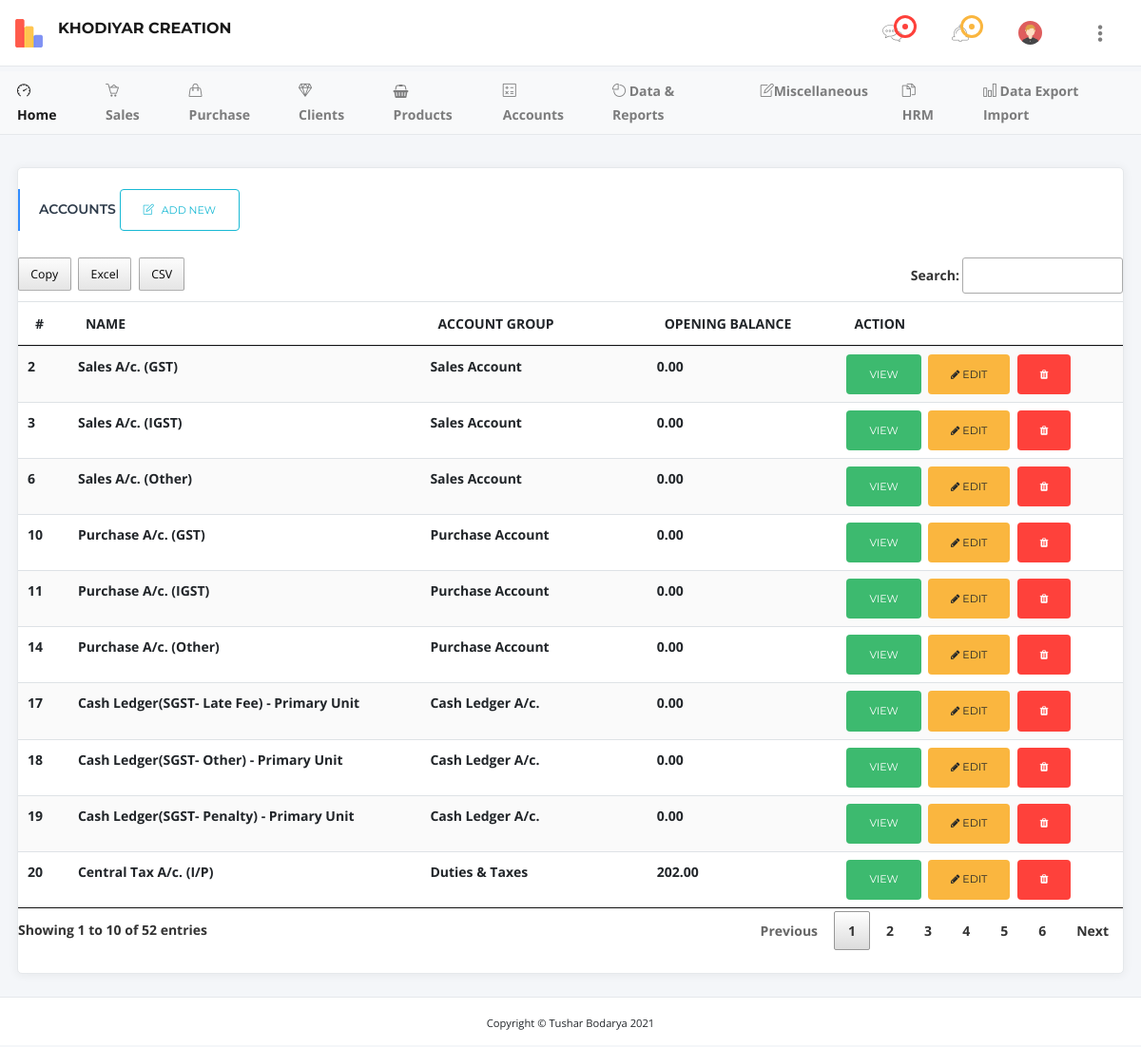
The page /tbl-accounts.php (signed in) on the database its author committed.
### tables this page shows
CREATE TABLE `users` (
  `sno` int(11) NOT NULL,
  `name` text NOT NULL,
  `username` varchar(11) NOT NULL,
  `gstno` text NOT NULL,
  `bamkname` text NOT NULL,
  `acno` text NOT NULL,
  `ifsc` text NOT NULL,
  `password` text NOT NULL,
  `date` timestamp NOT NULL DEFAULT current_timestamp(),
  `role` text NOT NULL DEFAULT 'company'
);

CREATE TABLE `tbl_accounts` (
  `id` int(11) NOT NULL,
  `name` text NOT NULL,
  `effecton` text NOT NULL,
  `accountsgroup` text NOT NULL,
  `area` text NOT NULL,
  `pincode` int(11) NOT NULL,
  `city` text NOT NULL,
  `state` text NOT NULL,
  `panno` text NOT NULL,
  `aadharno` text NOT NULL,
  `gstno` text NOT NULL,
  `openingbalance` int(11) NOT NULL,
  `actype` text NOT NULL,
  `is_deleted` int(11) NOT NULL DEFAULT 0,
  `created_at` timestamp NOT NULL DEFAULT current_timestamp(),
  `updated_at` timestamp NOT NULL DEFAULT current_timestamp() ON UPDATE current_timestamp(),
  `is_user` int(11) NOT NULL
);

CREATE TABLE `tbl_accountsgroup` (
  `id` int(11) NOT NULL,
  `name` text NOT NULL,
  `effecton` text NOT NULL,
  `sequence` int(11) NOT NULL,
  `is_deleted` int(11) NOT NULL DEFAULT 0,
  `created_at` timestamp NOT NULL DEFAULT current_timestamp(),
  `is_user` int(11) NOT NULL
);

### tbl-accounts.php (the view, shortened to what this page needs)
<?php include 'header.php'; ?>
<div class="container-fluid">
	<div class="row">
		<div class="col-xl-12">
			<div class="card card-shadow mb-4">
				<div class="card-header border-0">
					<div class="custom-title-wrap bar-info">
						<div class="custom-title">ACCOUNTS  <a type="button" class="btn btn-outline-info" href="add-accounts.php"><i class="icon-note mr-2"></i>ADD NEW</a></div>
					</div>
				</div>
				<div class="card-body- pt-3 pb-4">
					<div class="table-responsive">
						<table id="datatable2" class="table table-striped dt-responsive nowrap table-hover" cellspacing="0">
							<thead>
								<tr>
									<th>#</th>
									<th>NAME</th>
									<th>ACCOUNT GROUP</th>
									<th>OPENING BALANCE</th>
									<th>ACTION</th>
								</tr>
							</thead>
							<tbody>
								<?php
								$sql = "SELECT * FROM tbl_accounts  WHERE is_deleted='0' AND is_user='0' OR is_user='".$loguser."'";
								$result = mysqli_query($conn,$sql) or die("SQL Query Failed.");
								while($row = mysqli_fetch_assoc($result)){
									$id = $row['id'];
									$name = $row['name'];
									$accountsgroup = $row['accountsgroup'];
									$openingbalance	 = $row['openingbalance'];
									?>
									<tr>
										<td><?php echo $id; ?></td>
										<td><?php echo $name; ?></td>
										<?php
										$sql1 = "SELECT * FROM tbl_accountsgroup  WHERE id='".$accountsgroup."' AND is_user='".$loguser."'";
										$result1 = mysqli_query($conn,$sql1) or die("SQL Query Failed.");
										$row1 = mysqli_fetch_assoc($result1);
										$accountsgroupname = $row1['name'];
											?>
											<td><?php echo $accountsgroupname; ?></td>
											<td><?php echo $openingbalance;?>.00</td>
											<td>
												<button type="button" class="btn btn-success"  data-toggle="modal" onclick="modelview('<?php echo $id; ?>')" data-target="#exampleModal">View</button>&nbsp;
												<a href="edit-accounts.php?id=<?php echo $id; ?>" class="btn btn-warning btn-xs"><i class="fa fa-pencil"></i> Edit</a>&nbsp;
												<a href="delete.php?tbl=tbl_accounts&id=<?php echo $id; ?>"class="btn btn-danger btn-xs delete-object" title="Delete"><i class="fa fa-trash"></i></a>
											</td>
										</tr>
										<?php
									}
									?>
								</tbody>
							</table>
						</div>
					</div>
				</div>
			</div>
		</div>
	</div>
	<?php include 'footer.php'; ?>

### header.php (shortened to what this page needs)
<?php
include "dbconnect.php";
if(isset($_SESSION['loggedin'])){
  $loguser = $_SESSION['logid'];
  $headsql = "SELECT * FROM users  WHERE  sno='".$loguser."'";
$headresult = mysqli_query($conn,$headsql) or die("SQL Query Failed.");
$headrow = mysqli_fetch_assoc($headresult);
$headheadname = $headrow['name'];
}else{
  header("location:login.php");
  exit();
}
?>
<!DOCTYPE html>
<html lang="en">
<head>
  <link href="assets/vendor/bootstrap/css/bootstrap.min.css" rel="stylesheet">
  <link href="assets/vendor/font-awesome/css/font-awesome.min.css" rel="stylesheet">
  <link href="assets/vendor/dashlab-icon/dashlab-icon.css" rel="stylesheet">
  <link href="assets/vendor/simple-line-icons/css/simple-line-icons.css" rel="stylesheet">
  <link href="assets/vendor/themify-icons/css/themify-icons.css" rel="stylesheet">
  <link href="assets/vendor/weather-icons/css/weather-icons.min.css" rel="stylesheet">
  <link href="assets/vendor/m-custom-scrollbar/jquery.mCustomScrollbar.css" rel="stylesheet">
  <link href="assets/vendor/jquery-dropdown-master/jquery.dropdown.css" rel="stylesheet">
  <link href="assets/vendor/jquery-ui/jquery-ui.min.css" rel="stylesheet">
  <link href="assets/vendor/icheck/skins/all.css" rel="stylesheet">
  <link href="assets/css/main.css" rel="stylesheet">
   <link href="assets/vendor/jquery-steps/jquery.steps.css" rel="stylesheet">
  <link href="assets/vendor/datatables/jquery.dataTables.min.css" rel="stylesheet">
  <link href="assets/vendor/datatables/responsive.bootstrap.min.css" rel="stylesheet">
  <link href="assets/vendor/datatables/buttons.dataTables.css" rel="stylesheet">
  <link href="assets/vendor/datetime-picker/css/datetimepicker.css" rel="stylesheet">
  <link href="assets/vendor/date-picker/css/bootstrap-datepicker.min.css" rel="stylesheet">
  <link href="style.css" rel="stylesheet">
</head>
<body class="fixed-nav top-nav">
  <nav class="navbar navbar-expand-lg fixed-top navbar-light" id="mainNav">
    <div class="box-container">
      <div class="collapse navbar-collapse" id="navbarResponsive">
        <a class="navbar-brand navbar-hide-responsive" href="">
          <img class="pr-3 float-left" src="assets/img/logo-icon.png" srcset="assets/img/logo-icon@2x.png 2x"  alt=""/>
          <div class="float-left">
            <div><?php echo $headheadname; ?></div>
          </div>
        </a>
        <ul class="navbar-nav header-links ml-auto hide-arrow">
          <li class="nav-item dropdown">
            <a class="nav-link dropdown-toggle mr-lg-3" id="messagesDropdown" href="" data-toggle="dropdown"
            aria-haspopup="true" aria-expanded="false">
            <i class="vl_chat-bubble"></i>
            <div class="notification-alarm">
              <span class="wave wave-danger"></span>
              <span class="dot"></span>
            </div>
          </a>
        </li>
        <li class="nav-item dropdown">
          <a class="nav-link dropdown-toggle mr-lg-3" id="alertsDropdown" href="" data-toggle="dropdown"
          aria-haspopup="true" aria-expanded="false">
          <i class="vl_bell"></i>
          <div class="notification-alarm">
            <span class="wave wave-warning"></span>
            <span class="dot bg-warning"></span>
          </div>
        </a>
            </li>
            <li class="nav-item dropdown">
              <a class="nav-link dropdown-toggle mr-lg-3" id="userNav" href="" data-toggle="dropdown" aria-haspopup="true" aria-expanded="false">
                <div class="user-thumb">
                  <img class="rounded-circle" src="assets/img/avatar/avatar1.jpg" alt=""/>
                </div>
              </a>
         </li>
         <li class="nav-item">
          <a href="javascript:;" class="nav-link right_side_toggle">
            <i class="icon-options-vertical"> </i>
          </a>
        </li>
      </ul>
    </div>
  </div>
</nav>
<nav class="navbar fixed-top-2 navbar-expand-lg navbar-light bg-light">
  <div class="box-container">
    <div class="collapse navbar-collapse" id="collapsibleNavbar">
      <ul class="navbar-nav">
        <li class="nav-item active"> <a class="nav-link" href="index.php"><i class="icon-speedometer"></i> Home</a> </li>
        <li class="nav-item dropdown">
          <a class="nav-link dropdown-toggle" href="" data-toggle="dropdown"><i class="icon-basket-loaded"></i> Sales</a>
    </li>
    <li class="nav-item dropdown"><a class="nav-link dropdown-toggle" href="" data-toggle="dropdown"><i class="icon-handbag"></i> Purchase</a>
    </li>
    <li class="nav-item dropdown"><a class="nav-link dropdown-toggle" href="" data-toggle="dropdown"><i class="icon-diamond"></i> Clients</a>
</li>
<li class="nav-item dropdown"><a class="nav-link dropdown-toggle" href="" data-toggle="dropdown"><i class="fa fa-shopping-basket"></i> Products</a>
</li>
<li class="nav-item dropdown"><a class="nav-link dropdown-toggle" data-toggle="dropdown"><i class="icon-calculator"></i> Accounts</a>
</li>
<li class="nav-item dropdown"><a class="nav-link dropdown-toggle" href="" data-toggle="dropdown"><i class="icon-pie-chart"></i> Data &amp; Reports</a>
</li>
<li class="nav-item dropdown"><a class="nav-link dropdown-toggle" href="" data-toggle="dropdown"><i class="icon-note"></i>Miscellaneous</a>
</li>
<li class="nav-item dropdown"><a class="nav-link dropdown-toggle" href="" data-toggle="dropdown"><i class="icon-docs"></i> HRM</a>
</li>
<li class="nav-item dropdown"><a class="nav-link dropdown-toggle" href="" data-toggle="dropdown"><i class="icon-chart"></i> Data Export Import</a>
</li>
</ul>
</div>
</div>
</nav>

### footer.php (shortened to what this page needs)
<footer class="sticky-footer">
  <div class="container">
    <div class="text-center">
      <small>Copyright &copy; Tushar Bodarya 2021</small>
    </div>
  </div>
</footer>
</body>
</html>

### style.css (style rules this page uses)
@media (min-width: 992px) { .navbar-nav > li { padding-left:10px; padding-right:10px; } }
@media (min-width: 992px) { .fixed-top-2 { margin-top: 5px; margin-bottom: 34px; padding: 0px; } }
@media (min-width: 992px) { body { padding-top: 105px; } }

### rows shown on the page
users: name "KHODIYAR CREATION"
tbl_accounts: id "2", name "Sales A/c. (GST)", tbl_accountsgroup.name "Sales Account", openingbalance "0"
tbl_accounts: id "3", name "Sales A/c. (IGST)", tbl_accountsgroup.name "Sales Account", openingbalance "0"
tbl_accounts: id "6", name "Sales A/c. (Other)", tbl_accountsgroup.name "Sales Account", openingbalance "0"
tbl_accounts: id "10", name "Purchase A/c. (GST)", tbl_accountsgroup.name "Purchase Account", openingbalance "0"
tbl_accounts: id "11", name "Purchase A/c. (IGST)", tbl_accountsgroup.name "Purchase Account", openingbalance "0"
tbl_accounts: id "14", name "Purchase A/c. (Other)", tbl_accountsgroup.name "Purchase Account", openingbalance "0"
tbl_accounts: id "17", name "Cash Ledger(SGST- Late Fee) - Primary Unit", tbl_accountsgroup.name "Cash Ledger A/c.", openingbalance "0"
tbl_accounts: id "18", name "Cash Ledger(SGST- Other) - Primary Unit", tbl_accountsgroup.name "Cash Ledger A/c.", openingbalance "0"
tbl_accounts: id "19", name "Cash Ledger(SGST- Penalty) - Primary Unit", tbl_accountsgroup.name "Cash Ledger A/c.", openingbalance "0"
tbl_accounts: id "20", name "Central Tax A/c. (I/P)", tbl_accountsgroup.name "Duties & Taxes", openingbalance "202"
